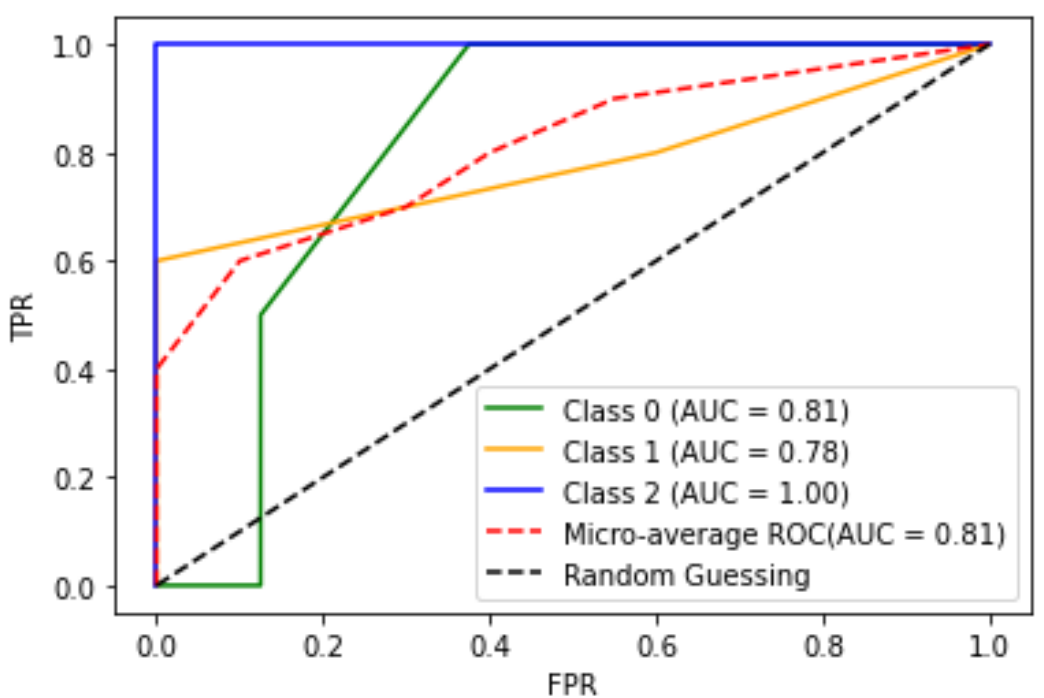

This chart was generated by the following Python code:
# -*- coding: utf-8 -*-
"""
Created on Wed Mar 27 22:33:58 2024

@author: Lenovo
"""

import numpy as np  
import matplotlib.pyplot as plt  
from sklearn import metrics  
from sklearn.metrics import roc_curve, auc  
true_labels = np.array([[0, 0, 1],[0, 1, 0],[1, 0, 0],[0, 0, 1],[1, 0, 0],[0, 1, 0],[0, 1, 0],[0, 1, 0],[0, 0, 1],[0, 1, 0]])  
predict_scores = np.array([[0.1, 0.2, 0.7],[0.1, 0.6, 0.3],[0.5, 0.2, 0.3],[0.1, 0.1, 0.8],[0.4, 0.2, 0.4],[0.6, 0.3, 0.1],[0.4, 0.2, 0.4],[0.4, 0.1, 0.5],[0.1, 0.1, 0.8],[0.1, 0.8, 0.1]])  
fpr_micro, tpr_micro, thresholds_micro = roc_curve(true_labels.ravel(), predict_scores.ravel())  
roc_auc_micro = auc(fpr_micro, tpr_micro)  
colors = ['green', 'orange', 'blue']  
fpr = dict()  
tpr = dict()  
roc_auc = dict()  
  

for i in range(true_labels.shape[1]):  
    fpr[i], tpr[i], thresholds = roc_curve(true_labels[:, i], predict_scores[:, i])  
    roc_auc[i] = auc(fpr[i], tpr[i])  
plt.figure()  
for i in range(true_labels.shape[1]):  
    plt.plot(fpr[i], tpr[i], color=colors[i], label=f'Class {i} (AUC = {roc_auc[i]:.2f})')  
plt.plot(fpr_micro, tpr_micro, color='red', linestyle='--',  
         label='Micro-average ROC(AUC = {0:0.2f})'.format(roc_auc_micro))  
plt.plot([0, 1], [0, 1], 'k--', label='Random Guessing')  
plt.xlabel('FPR')  
plt.ylabel('TPR')  
plt.legend(loc="lower right")  
plt.show()
